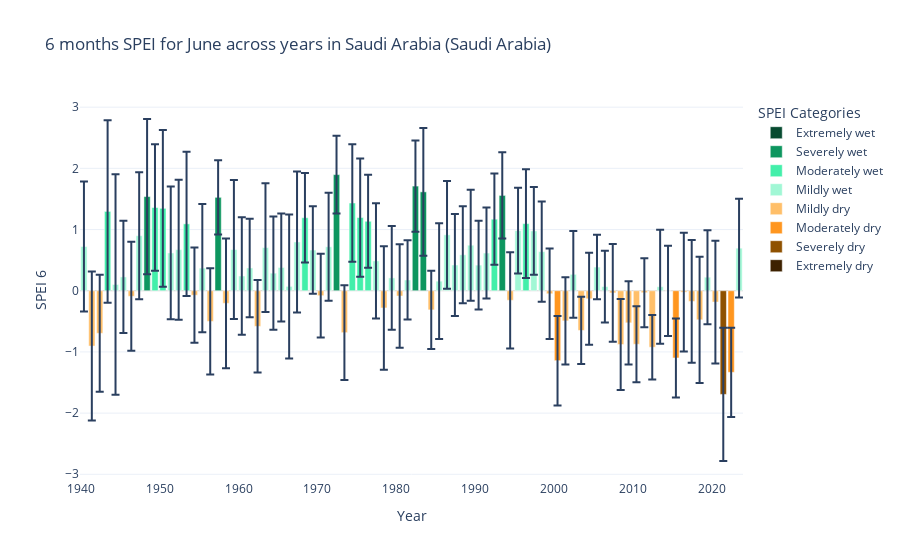

Notebook cell for this chart:
### Code cell
charts.create_std_dev_bar_chart(stat_values, timescales, selected, placeholders)
